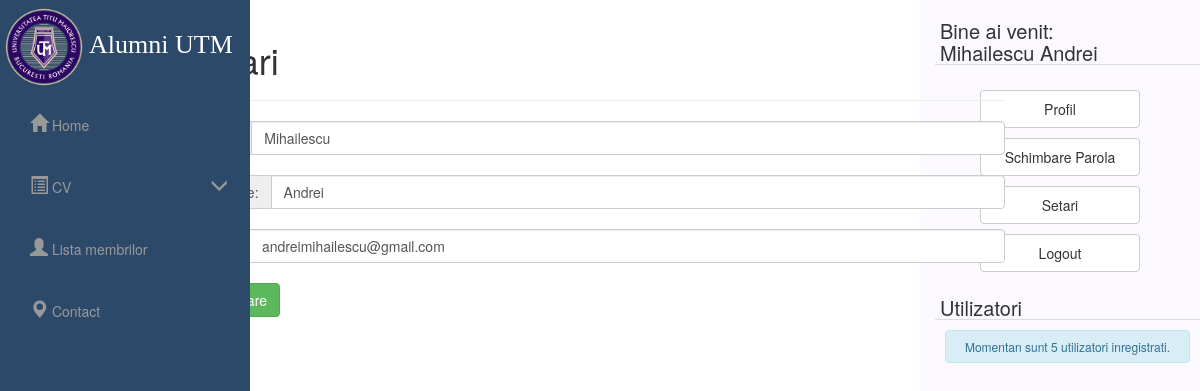
/lr/settings.php (signed in), run on the app's committed database.
### tables this page shows
CREATE TABLE `users` (
  `user_id` int(11) NOT NULL,
  `username` varchar(32) NOT NULL,
  `password` varchar(32) NOT NULL,
  `first_name` varchar(32) NOT NULL,
  `initiala_tata` varchar(5) NOT NULL,
  `last_name` varchar(32) NOT NULL,
  `email` varchar(1024) NOT NULL,
  `CNP` varchar(20) NOT NULL,
  `active` int(11) NOT NULL DEFAULT '1',
  `type` int(1) NOT NULL DEFAULT '0'
);

### lr/core/functions/users.php (called while the page is built, shortened)
<?php
function user_data($user_id){
	$host = 'localhost';
	$dbname = 'licenta';
	$user = 'root';
	$pass = '';
	try {
		$connection = new PDO('mysql:host='.$host.';dbname='.$dbname,$user,$pass);
	}catch(PDOException $e){
		die($e->getCode());
	}
	$user_id = (int)$user_id;
	$func_num_args = func_num_args();
	$func_get_args = func_get_args();
	if ($func_num_args > 1) {
		unset($func_get_args[0]);
		$fields = '' . implode(', ', $func_get_args) . '';
		$conn = $connection->prepare("SELECT $fields FROM users WHERE user_id = :user_id");
		$conn->bindParam(':user_id', $user_id, PDO::PARAM_STR);
		$conn->execute();
		$data = $conn->fetch(PDO::FETCH_OBJ);
		return ($data);
	}
}
?>

### lr/core/init.php (called while the page is built, shortened)
<?php
	require 'functions/users.php';
	if (logged_in() === true) {
		$session_user_id = $_SESSION['user_id'];
		$user_data = user_data($session_user_id, 'user_id', 'username', 'password', 'first_name', 'last_name', 'email', 'type');
	}
?>

### lr/settings.php (the view, shortened to what this page needs)
<?php
include 'core/init.php';
include 'includes/overall/header.php';
?><div class="col-md-10 col-md-offset-0"><?php
if (isset($_GET['success']) === true && empty($_GET['success']) === true) {
	echo '<div class="alert alert-success user-count" role="alert">';
	echo '<h5>Datele au fost actualizate!</h5>';
	echo '</div>';
}
else
	{
?>
	<h1>Setari</h1><hr>
	<form action="" method="post">
			<div class="input-group margin">
				  <span class="input-group-addon" id="basic-addon1">Nume:</span>
				  <input type="text" class="form-control" placeholder="Username" aria-describedby="basic-addon1" name="first_name" value="<?php echo $user_data->first_name; ?>">
				</div>
				<div class="input-group margin">
				  <span class="input-group-addon" id="basic-addon1">Prenume:</span>
				  <input type="text" class="form-control" placeholder="Username" aria-describedby="basic-addon1" name="last_name" value="<?php echo $user_data->last_name; ?>">
				</div>
				<div class="input-group margin">
				  <span class="input-group-addon" id="basic-addon1">Email:</span>
				  <input type="text" class="form-control" placeholder="Username" aria-describedby="basic-addon1" name="email" value="<?php echo $user_data->email; ?>">
				</div>
	</form>
</div>
<?php
	}
include 'includes/overall/footer.php';
?>

### lr/includes/widgets/loggedin.php
<div class="widget">
<h2><?php echo 'Bine ai venit:<br> ' . $user_data->first_name . ' ' . $user_data->last_name ?></h2>
</div>
<div class="inner">
<div class="btn-group-vertical button-space" role="group" aria-label="...">
<form action="<?php echo $user_data->username;?>" method="post">
<button type="submit" class="btn btn-default widget-button hover1">Profil</button>
</form>
<form action="changepassword.php" method="post">
<button type="submit" class="btn btn-default widget-button hover1">Schimbare Parola</button>
</form>
<form action="settings.php" method="post">
<button type="submit" class="btn btn-default widget-button hover1">Setari</button>
</form>
<form action="logout.php" method="post">
<button type="submit" class="btn btn-default widget-button hover1">Logout</button>
</form>
</div>
</div>

### lr/css/simple-sidebar.css (style rules this page uses)
.widget { margin-bottom:20px; }
.widget h2 { margin:0 0 10px 0; padding:0 5px; font-weight:normal; border-bottom:1px solid #ddd; margin-top: 20px; font-size: 20px; }
.widget-button { width: 160px !important; margin: 5px; padding: 8px; }
.button-space { margin-left: 40px; }
.margin { margin-top: 20px; margin-bottom: 20px; }

### data on the page
users: first_name "Mihailescu", last_name "Andrei", email "andreimihailescu@gmail.com"

### other printed values
$este "sunt"
$user_count "5"
$suffix "i"
$inregistrat "inregistrati"
